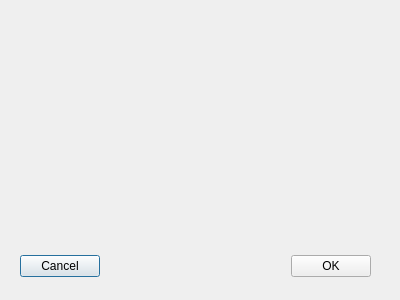
<?xml version="1.0" encoding="UTF-8"?>
<ui version="4.0">
 <class>NewTaskDialog</class>
 <widget class="QDialog" name="NewTaskDialog">
  <property name="geometry">
   <rect>
    <x>0</x>
    <y>0</y>
    <width>400</width>
    <height>300</height>
   </rect>
  </property>
  <property name="windowTitle">
   <string>New Task</string>
  </property>
  <widget class="QWidget" name="layoutWidget">
   <property name="geometry">
    <rect>
     <x>20</x>
     <y>250</y>
     <width>351</width>
     <height>33</height>
    </rect>
   </property>
   <layout class="QHBoxLayout">
    <property name="spacing">
     <number>6</number>
    </property>
    <property name="margin" stdset="0">
     <number>0</number>
    </property>
    <item>
     <widget class="QPushButton" name="cancelButton">
      <property name="text">
       <string>Cancel</string>
      </property>
     </widget>
    </item>
    <item>
     <spacer>
      <property name="orientation">
       <enum>Qt::Horizontal</enum>
      </property>
      <property name="sizeHint" stdset="0">
       <size>
        <width>131</width>
        <height>31</height>
       </size>
      </property>
     </spacer>
    </item>
    <item>
     <widget class="QPushButton" name="okButton">
      <property name="text">
       <string>OK</string>
      </property>
     </widget>
    </item>
   </layout>
  </widget>
 </widget>
 <resources/>
 <connections>
  <connection>
   <sender>okButton</sender>
   <signal>clicked()</signal>
   <receiver>NewTaskDialog</receiver>
   <slot>accept()</slot>
   <hints>
    <hint type="sourcelabel">
     <x>278</x>
     <y>253</y>
    </hint>
    <hint type="destinationlabel">
     <x>96</x>
     <y>254</y>
    </hint>
   </hints>
  </connection>
  <connection>
   <sender>cancelButton</sender>
   <signal>clicked()</signal>
   <receiver>NewTaskDialog</receiver>
   <slot>reject()</slot>
   <hints>
    <hint type="sourcelabel">
     <x>369</x>
     <y>253</y>
    </hint>
    <hint type="destinationlabel">
     <x>179</x>
     <y>282</y>
    </hint>
   </hints>
  </connection>
 </connections>
</ui>
